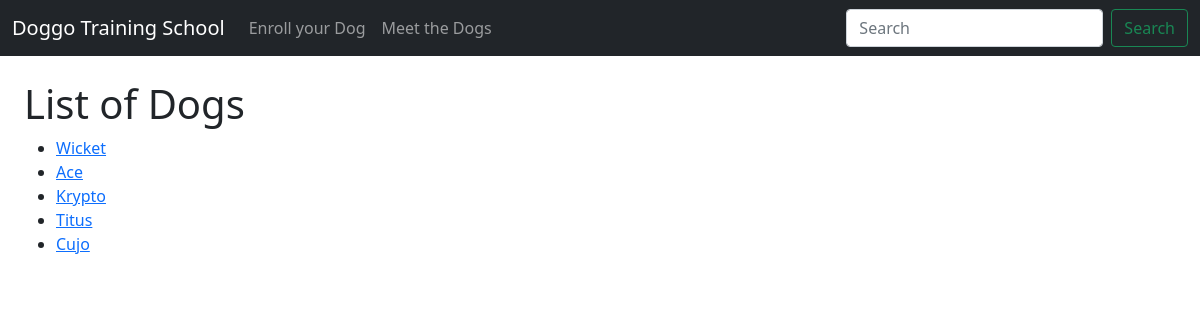
The page /dogs on the database its author committed.
### tables this page shows
CREATE TABLE "dogs" (
	"id"	INTEGER NOT NULL UNIQUE,
	"name"	TEXT NOT NULL,
	"breed"	TEXT,
	"age"	INTEGER,
	"owner"	TEXT NOT NULL,
	"treats"	TEXT,
	"trainer"	TEXT,
	"pic"	TEXT,
	PRIMARY KEY("id" AUTOINCREMENT)
);

### app.py (the view)
@app.route('/dogs')
def dogs():
    dogs = show_dogs()
    return render_template('dogs.html',dogs=dogs)

### dog_data.py (called while the page is built)
def connect_db(path):
    conn = sqlite3.connect(path)
    conn.row_factory = sqlite3.Row
    return (conn, conn.cursor())

def show_dogs():
    conn, cur = connect_db(db_path)
    query = 'SELECT * FROM dogs'
    results = cur.execute(query).fetchall()
    conn.close()
    return results

### templates/dogs.html (shortened to what this page needs)
{% extends 'base.html' %}
{% block content %}
<h1>List of Dogs</h1>
<ul>
  {% for dog in dogs %}
    <li><a href="{{ url_for('dog_profile', dog_id=dog.id) }}">{{ dog.name }}</a></li>
  {% endfor %}
</ul>
{% endblock %}

### rows shown on the page
dogs: name "Wicket"
dogs: name "Ace"
dogs: name "Krypto"
dogs: name "Titus"
dogs: name "Cujo"
